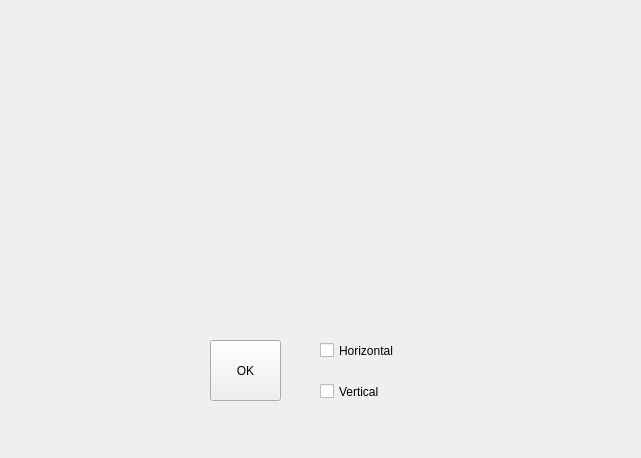
<?xml version="1.0" encoding="UTF-8"?>
<ui version="4.0">
 <class>FormFlip</class>
 <widget class="QWidget" name="FormFlip">
  <property name="geometry">
   <rect>
    <x>0</x>
    <y>0</y>
    <width>641</width>
    <height>458</height>
   </rect>
  </property>
  <property name="windowTitle">
   <string>Flip</string>
  </property>
  <widget class="QCheckBox" name="checkBox_horizontal">
   <property name="geometry">
    <rect>
     <x>320</x>
     <y>340</y>
     <width>101</width>
     <height>21</height>
    </rect>
   </property>
   <property name="text">
    <string>Horizontal</string>
   </property>
  </widget>
  <widget class="QCheckBox" name="checkBox_vertical">
   <property name="geometry">
    <rect>
     <x>320</x>
     <y>380</y>
     <width>92</width>
     <height>23</height>
    </rect>
   </property>
   <property name="text">
    <string>Vertical</string>
   </property>
  </widget>
  <widget class="QPushButton" name="pushButton">
   <property name="geometry">
    <rect>
     <x>210</x>
     <y>340</y>
     <width>71</width>
     <height>61</height>
    </rect>
   </property>
   <property name="text">
    <string>OK</string>
   </property>
  </widget>
  <widget class="QLabel" name="label_img_horizontal">
   <property name="geometry">
    <rect>
     <x>50</x>
     <y>20</y>
     <width>261</width>
     <height>271</height>
    </rect>
   </property>
   <property name="text">
    <string/>
   </property>
   <property name="pixmap">
    <pixmap>img.png</pixmap>
   </property>
  </widget>
  <widget class="QLabel" name="label_img_vertical">
   <property name="geometry">
    <rect>
     <x>330</x>
     <y>20</y>
     <width>261</width>
     <height>271</height>
    </rect>
   </property>
   <property name="text">
    <string/>
   </property>
   <property name="pixmap">
    <pixmap>img.png</pixmap>
   </property>
  </widget>
 </widget>
 <resources/>
 <connections/>
</ui>
